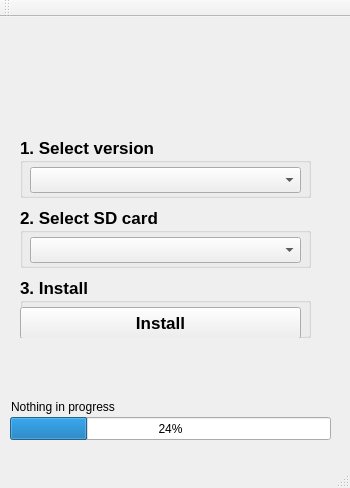
<?xml version="1.0" encoding="UTF-8"?>
<ui version="4.0">
 <class>MainWindow</class>
 <widget class="QMainWindow" name="MainWindow">
  <property name="windowModality">
   <enum>Qt::NonModal</enum>
  </property>
  <property name="geometry">
   <rect>
    <x>0</x>
    <y>0</y>
    <width>350</width>
    <height>488</height>
   </rect>
  </property>
  <property name="contextMenuPolicy">
   <enum>Qt::NoContextMenu</enum>
  </property>
  <property name="windowTitle">
   <string>XBian installer</string>
  </property>
  <property name="toolButtonStyle">
   <enum>Qt::ToolButtonIconOnly</enum>
  </property>
  <property name="animated">
   <bool>true</bool>
  </property>
  <property name="tabShape">
   <enum>QTabWidget::Triangular</enum>
  </property>
  <property name="unifiedTitleAndToolBarOnMac">
   <bool>true</bool>
  </property>
  <widget class="QWidget" name="centralWidget">
   <widget class="QProgressBar" name="progressBar">
    <property name="geometry">
     <rect>
      <x>10</x>
      <y>400</y>
      <width>321</width>
      <height>23</height>
     </rect>
    </property>
    <property name="value">
     <number>24</number>
    </property>
   </widget>
   <widget class="QLabel" name="lbProgress">
    <property name="geometry">
     <rect>
      <x>11</x>
      <y>380</y>
      <width>321</width>
      <height>20</height>
     </rect>
    </property>
    <property name="text">
     <string>Nothing in progress</string>
    </property>
    <property name="wordWrap">
     <bool>false</bool>
    </property>
   </widget>
   <widget class="QGroupBox" name="gbInstall">
    <property name="geometry">
     <rect>
      <x>20</x>
      <y>260</y>
      <width>291</width>
      <height>61</height>
     </rect>
    </property>
    <property name="font">
     <font>
      <family>Arial</family>
      <pointsize>13</pointsize>
      <weight>75</weight>
      <bold>true</bold>
     </font>
    </property>
    <property name="title">
     <string>3. Install</string>
    </property>
    <widget class="QPushButton" name="btInstall">
     <property name="geometry">
      <rect>
       <x>0</x>
       <y>30</y>
       <width>281</width>
       <height>32</height>
      </rect>
     </property>
     <property name="text">
      <string>Install</string>
     </property>
    </widget>
   </widget>
   <widget class="QGroupBox" name="gbSelectVersion">
    <property name="geometry">
     <rect>
      <x>20</x>
      <y>120</y>
      <width>291</width>
      <height>61</height>
     </rect>
    </property>
    <property name="font">
     <font>
      <family>Arial</family>
      <pointsize>13</pointsize>
      <weight>75</weight>
      <bold>true</bold>
     </font>
    </property>
    <property name="title">
     <string>1. Select version</string>
    </property>
    <widget class="QComboBox" name="cbVersions">
     <property name="geometry">
      <rect>
       <x>10</x>
       <y>30</y>
       <width>271</width>
       <height>26</height>
      </rect>
     </property>
    </widget>
   </widget>
   <widget class="QGroupBox" name="gbSelectSDCard">
    <property name="geometry">
     <rect>
      <x>20</x>
      <y>190</y>
      <width>291</width>
      <height>61</height>
     </rect>
    </property>
    <property name="font">
     <font>
      <family>Arial</family>
      <pointsize>13</pointsize>
      <weight>75</weight>
      <bold>true</bold>
     </font>
    </property>
    <property name="title">
     <string>2. Select SD card</string>
    </property>
    <widget class="QComboBox" name="cbVolumes">
     <property name="geometry">
      <rect>
       <x>10</x>
       <y>30</y>
       <width>271</width>
       <height>26</height>
      </rect>
     </property>
    </widget>
   </widget>
  </widget>
  <widget class="QMenuBar" name="menuBar">
   <property name="geometry">
    <rect>
     <x>0</x>
     <y>0</y>
     <width>350</width>
     <height>22</height>
    </rect>
   </property>
  </widget>
  <widget class="QToolBar" name="mainToolBar">
   <attribute name="toolBarArea">
    <enum>TopToolBarArea</enum>
   </attribute>
   <attribute name="toolBarBreak">
    <bool>false</bool>
   </attribute>
  </widget>
  <widget class="QStatusBar" name="statusBar"/>
 </widget>
 <layoutdefault spacing="6" margin="11"/>
 <resources/>
 <connections/>
</ui>
